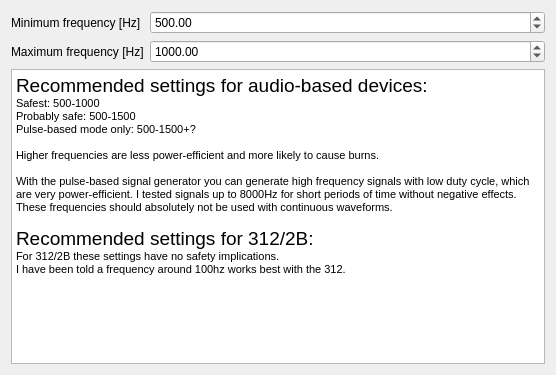
<?xml version="1.0" encoding="UTF-8"?>
<ui version="4.0">
 <class>WizardPageSafetyLimits</class>
 <widget class="QWizardPage" name="WizardPageSafetyLimits">
  <property name="geometry">
   <rect>
    <x>0</x>
    <y>0</y>
    <width>556</width>
    <height>375</height>
   </rect>
  </property>
  <property name="windowTitle">
   <string>WizardPage</string>
  </property>
  <property name="title">
   <string>Safety limits</string>
  </property>
  <layout class="QFormLayout" name="formLayout">
   <item row="0" column="0">
    <widget class="QLabel" name="label">
     <property name="text">
      <string>Minimum frequency [Hz]</string>
     </property>
    </widget>
   </item>
   <item row="1" column="0">
    <widget class="QLabel" name="label_2">
     <property name="text">
      <string>Maximum frequency [Hz]</string>
     </property>
    </widget>
   </item>
   <item row="2" column="0" colspan="2">
    <widget class="QTextBrowser" name="textBrowser">
     <property name="html">
      <string>&lt;!DOCTYPE HTML PUBLIC &quot;-//W3C//DTD HTML 4.0//EN&quot; &quot;http://www.w3.org/TR/REC-html40/strict.dtd&quot;&gt;
&lt;html&gt;&lt;head&gt;&lt;meta name=&quot;qrichtext&quot; content=&quot;1&quot; /&gt;&lt;style type=&quot;text/css&quot;&gt;
p, li { white-space: pre-wrap; }
&lt;/style&gt;&lt;/head&gt;&lt;body style=&quot; font-family:'MS Shell Dlg 2'; font-size:8.25pt; font-weight:400; font-style:normal;&quot;&gt;
&lt;p style=&quot; margin-top:0px; margin-bottom:0px; margin-left:0px; margin-right:0px; -qt-block-indent:0; text-indent:0px;&quot;&gt;&lt;span style=&quot; font-size:14pt;&quot;&gt;Recommended settings for audio-based devices:&lt;/span&gt;&lt;/p&gt;
&lt;p style=&quot; margin-top:0px; margin-bottom:0px; margin-left:0px; margin-right:0px; -qt-block-indent:0; text-indent:0px;&quot;&gt;&lt;span style=&quot; font-size:8pt;&quot;&gt;Safest: 500-1000&lt;/span&gt;&lt;/p&gt;
&lt;p style=&quot; margin-top:0px; margin-bottom:0px; margin-left:0px; margin-right:0px; -qt-block-indent:0; text-indent:0px;&quot;&gt;&lt;span style=&quot; font-size:8pt;&quot;&gt;Probably safe: 500-1500&lt;/span&gt;&lt;/p&gt;
&lt;p style=&quot; margin-top:0px; margin-bottom:0px; margin-left:0px; margin-right:0px; -qt-block-indent:0; text-indent:0px;&quot;&gt;Pulse-based mode only: 500-1500+?&lt;/p&gt;
&lt;p style=&quot;-qt-paragraph-type:empty; margin-top:0px; margin-bottom:0px; margin-left:0px; margin-right:0px; -qt-block-indent:0; text-indent:0px; font-size:8pt;&quot;&gt;&lt;br /&gt;&lt;/p&gt;
&lt;p style=&quot; margin-top:0px; margin-bottom:0px; margin-left:0px; margin-right:0px; -qt-block-indent:0; text-indent:0px;&quot;&gt;&lt;span style=&quot; font-size:8pt;&quot;&gt;Higher frequencies are less power-efficient and more likely to cause burns. &lt;/span&gt;&lt;/p&gt;
&lt;p style=&quot;-qt-paragraph-type:empty; margin-top:0px; margin-bottom:0px; margin-left:0px; margin-right:0px; -qt-block-indent:0; text-indent:0px; font-size:8pt;&quot;&gt;&lt;br /&gt;&lt;/p&gt;
&lt;p style=&quot; margin-top:0px; margin-bottom:0px; margin-left:0px; margin-right:0px; -qt-block-indent:0; text-indent:0px;&quot;&gt;&lt;span style=&quot; font-size:8pt;&quot;&gt;With the pulse-based signal generator you can generate high frequency signals with low duty cycle, which are very power-efficient. I tested signals up to 8000Hz for short periods of time without negative effects. These frequencies should absolutely not be used with continuous waveforms.&lt;/span&gt;&lt;/p&gt;
&lt;p style=&quot;-qt-paragraph-type:empty; margin-top:0px; margin-bottom:0px; margin-left:0px; margin-right:0px; -qt-block-indent:0; text-indent:0px; font-size:8pt;&quot;&gt;&lt;br /&gt;&lt;/p&gt;
&lt;p style=&quot; margin-top:0px; margin-bottom:0px; margin-left:0px; margin-right:0px; -qt-block-indent:0; text-indent:0px;&quot;&gt;&lt;span style=&quot; font-size:14pt;&quot;&gt;Recommended settings for 312/2B:&lt;/span&gt;&lt;/p&gt;
&lt;p style=&quot; margin-top:0px; margin-bottom:0px; margin-left:0px; margin-right:0px; -qt-block-indent:0; text-indent:0px;&quot;&gt;&lt;span style=&quot; font-size:8pt;&quot;&gt;For 312/2B these settings have no safety implications.&lt;/span&gt;&lt;/p&gt;
&lt;p style=&quot; margin-top:0px; margin-bottom:0px; margin-left:0px; margin-right:0px; -qt-block-indent:0; text-indent:0px;&quot;&gt;&lt;span style=&quot; font-size:8pt;&quot;&gt;I have been told a frequency around 100hz works best with the 312.&lt;/span&gt;&lt;/p&gt;
&lt;p style=&quot;-qt-paragraph-type:empty; margin-top:0px; margin-bottom:0px; margin-left:0px; margin-right:0px; -qt-block-indent:0; text-indent:0px;&quot;&gt;&lt;br /&gt;&lt;/p&gt;&lt;/body&gt;&lt;/html&gt;</string>
     </property>
    </widget>
   </item>
   <item row="0" column="1">
    <widget class="QDoubleSpinBox" name="min_frequency_spinbox">
     <property name="minimum">
      <double>1.000000000000000</double>
     </property>
     <property name="maximum">
      <double>10000.000000000000000</double>
     </property>
     <property name="value">
      <double>500.000000000000000</double>
     </property>
    </widget>
   </item>
   <item row="1" column="1">
    <widget class="QDoubleSpinBox" name="max_frequency_spinbox">
     <property name="minimum">
      <double>1.000000000000000</double>
     </property>
     <property name="maximum">
      <double>10000.000000000000000</double>
     </property>
     <property name="value">
      <double>1000.000000000000000</double>
     </property>
    </widget>
   </item>
  </layout>
 </widget>
 <resources/>
 <connections/>
</ui>
